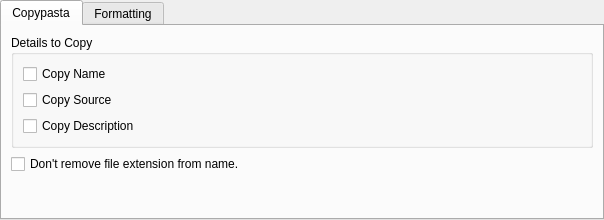
<?xml version="1.0" encoding="UTF-8"?>
<ui version="4.0">
 <class>prefCopypasta</class>
 <widget class="QWidget" name="prefCopypasta">
  <property name="geometry">
   <rect>
    <x>0</x>
    <y>0</y>
    <width>604</width>
    <height>220</height>
   </rect>
  </property>
  <property name="minimumSize">
   <size>
    <width>0</width>
    <height>0</height>
   </size>
  </property>
  <property name="windowTitle">
   <string>Copypasta</string>
  </property>
  <property name="styleSheet">
   <string notr="true"/>
  </property>
  <layout class="QVBoxLayout" name="verticalLayout">
   <property name="spacing">
    <number>0</number>
   </property>
   <property name="leftMargin">
    <number>0</number>
   </property>
   <property name="topMargin">
    <number>0</number>
   </property>
   <property name="rightMargin">
    <number>0</number>
   </property>
   <property name="bottomMargin">
    <number>0</number>
   </property>
   <item>
    <widget class="QTabWidget" name="copypastaTabs">
     <property name="currentIndex">
      <number>0</number>
     </property>
     <widget class="QWidget" name="copypastaTab">
      <attribute name="title">
       <string>Copypasta</string>
      </attribute>
      <layout class="QVBoxLayout" name="verticalLayout_3">
       <item>
        <widget class="QGroupBox" name="groupCopyDetails">
         <property name="title">
          <string>Details to Copy</string>
         </property>
         <layout class="QVBoxLayout" name="verticalLayout_2">
          <item>
           <widget class="QCheckBox" name="checkCopyName">
            <property name="text">
             <string>Copy Name</string>
            </property>
           </widget>
          </item>
          <item>
           <widget class="QCheckBox" name="checkCopySource">
            <property name="text">
             <string>Copy Source</string>
            </property>
           </widget>
          </item>
          <item>
           <widget class="QCheckBox" name="checkCopyDescription">
            <property name="text">
             <string>Copy Description</string>
            </property>
           </widget>
          </item>
         </layout>
        </widget>
       </item>
       <item>
        <widget class="QCheckBox" name="checkKeepFileExtension">
         <property name="text">
          <string>Don't remove file extension from name.</string>
         </property>
        </widget>
       </item>
       <item>
        <spacer name="verticalSpacer">
         <property name="orientation">
          <enum>Qt::Vertical</enum>
         </property>
         <property name="sizeHint" stdset="0">
          <size>
           <width>17</width>
           <height>44</height>
          </size>
         </property>
        </spacer>
       </item>
      </layout>
      <zorder>groupCopyDetails</zorder>
      <zorder>verticalSpacer</zorder>
      <zorder>checkKeepFileExtension</zorder>
     </widget>
     <widget class="QWidget" name="formattingTab">
      <attribute name="title">
       <string>Formatting</string>
      </attribute>
      <layout class="QVBoxLayout" name="verticalLayout_4">
       <property name="spacing">
        <number>0</number>
       </property>
       <property name="leftMargin">
        <number>6</number>
       </property>
       <property name="topMargin">
        <number>0</number>
       </property>
       <property name="rightMargin">
        <number>6</number>
       </property>
       <property name="bottomMargin">
        <number>0</number>
       </property>
       <item>
        <layout class="QHBoxLayout" name="horizontalLayout_2">
         <property name="leftMargin">
          <number>0</number>
         </property>
         <property name="topMargin">
          <number>6</number>
         </property>
         <property name="rightMargin">
          <number>0</number>
         </property>
         <property name="bottomMargin">
          <number>6</number>
         </property>
         <item>
          <widget class="QComboBox" name="comboTemplates">
           <property name="sizePolicy">
            <sizepolicy hsizetype="Preferred" vsizetype="Fixed">
             <horstretch>1</horstretch>
             <verstretch>0</verstretch>
            </sizepolicy>
           </property>
          </widget>
         </item>
         <item>
          <widget class="QPushButton" name="buttonSaveTemplate">
           <property name="toolTip">
            <string>Save Template</string>
           </property>
           <property name="text">
            <string>Save As...</string>
           </property>
          </widget>
         </item>
         <item>
          <widget class="QPushButton" name="buttonDeleteTemplate">
           <property name="toolTip">
            <string>Delete Template</string>
           </property>
           <property name="text">
            <string>Delete</string>
           </property>
          </widget>
         </item>
        </layout>
       </item>
       <item>
        <widget class="QTreeView" name="formattingTree">
         <property name="styleSheet">
          <string notr="true">QTreeView{
	background: transparent; 
	border:0;
}
</string>
         </property>
         <property name="allColumnsShowFocus">
          <bool>true</bool>
         </property>
        </widget>
       </item>
       <item>
        <layout class="QVBoxLayout" name="verticalLayout_5">
         <property name="leftMargin">
          <number>0</number>
         </property>
         <property name="topMargin">
          <number>6</number>
         </property>
         <property name="rightMargin">
          <number>0</number>
         </property>
         <property name="bottomMargin">
          <number>0</number>
         </property>
         <item>
          <widget class="QCheckBox" name="checkFormatDescByLine">
           <property name="text">
            <string>Format each line of description.</string>
           </property>
          </widget>
         </item>
        </layout>
       </item>
       <item>
        <layout class="QHBoxLayout" name="horizontalLayout">
         <property name="spacing">
          <number>6</number>
         </property>
         <property name="leftMargin">
          <number>0</number>
         </property>
         <property name="topMargin">
          <number>6</number>
         </property>
         <property name="rightMargin">
          <number>0</number>
         </property>
         <property name="bottomMargin">
          <number>6</number>
         </property>
         <item>
          <widget class="QPushButton" name="buttonEditFormatting">
           <property name="toolTip">
            <string>Edit Formatting</string>
           </property>
           <property name="text">
            <string>Edit</string>
           </property>
           <property name="iconSize">
            <size>
             <width>18</width>
             <height>18</height>
            </size>
           </property>
          </widget>
         </item>
         <item>
          <widget class="QPushButton" name="buttonClearFormatting">
           <property name="toolTip">
            <string>Clear Formatting</string>
           </property>
           <property name="text">
            <string>Clear</string>
           </property>
           <property name="iconSize">
            <size>
             <width>18</width>
             <height>18</height>
            </size>
           </property>
          </widget>
         </item>
         <item>
          <spacer name="horizontalSpacer">
           <property name="orientation">
            <enum>Qt::Horizontal</enum>
           </property>
           <property name="sizeHint" stdset="0">
            <size>
             <width>40</width>
             <height>20</height>
            </size>
           </property>
          </spacer>
         </item>
         <item>
          <widget class="QPushButton" name="buttonResetFormatting">
           <property name="toolTip">
            <string>Revert Any Current Changes</string>
           </property>
           <property name="text">
            <string>Reset</string>
           </property>
          </widget>
         </item>
        </layout>
       </item>
      </layout>
     </widget>
    </widget>
   </item>
  </layout>
 </widget>
 <resources/>
 <connections/>
</ui>
